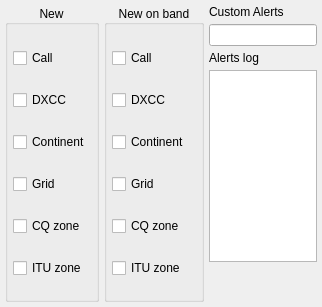
                     <widget class="QWidget" name="tab_5">
                      <attribute name="title">
                       <string>Alerts</string>
                      </attribute>
                      <layout class="QHBoxLayout" name="horizontalLayout_21">
                       <property name="spacing">
                        <number>5</number>
                       </property>
                       <property name="leftMargin">
                        <number>5</number>
                       </property>
                       <property name="topMargin">
                        <number>5</number>
                       </property>
                       <property name="rightMargin">
                        <number>5</number>
                       </property>
                       <property name="bottomMargin">
                        <number>5</number>
                       </property>
                       <item>
                        <widget class="QGroupBox" name="groupBox_4">
                         <property name="toolTip">
                          <string>&lt;html&gt;&lt;head/&gt;&lt;body&gt;&lt;p&gt;If a station calling CQ matches the selection, default windows notification sound will be played and the station details will be added to the Alerts log. &lt;/p&gt;&lt;/body&gt;&lt;/html&gt;</string>
                         </property>
                         <property name="title">
                          <string>New</string>
                         </property>
                         <property name="alignment">
                          <set>Qt::AlignCenter</set>
                         </property>
                         <layout class="QVBoxLayout" name="verticalLayout_16">
                          <property name="spacing">
                           <number>2</number>
                          </property>
                          <property name="leftMargin">
                           <number>5</number>
                          </property>
                          <property name="topMargin">
                           <number>3</number>
                          </property>
                          <property name="rightMargin">
                           <number>5</number>
                          </property>
                          <property name="bottomMargin">
                           <number>0</number>
                          </property>
                          <item>
                           <widget class="QCheckBox" name="cb_callB4_alert">
                            <property name="text">
                             <string>Call</string>
                            </property>
                           </widget>
                          </item>
                          <item>
                           <widget class="QCheckBox" name="cb_countryB4_alert">
                            <property name="text">
                             <string>DXCC</string>
                            </property>
                           </widget>
                          </item>
                          <item>
                           <widget class="QCheckBox" name="cb_continentB4_alert">
                            <property name="text">
                             <string>Continent</string>
                            </property>
                           </widget>
                          </item>
                          <item>
                           <widget class="QCheckBox" name="cb_gridB4_alert">
                            <property name="text">
                             <string>Grid</string>
                            </property>
                           </widget>
                          </item>
                          <item>
                           <widget class="QCheckBox" name="cb_CQZoneB4_alert">
                            <property name="text">
                             <string>CQ zone</string>
                            </property>
                           </widget>
                          </item>
                          <item>
                           <widget class="QCheckBox" name="cb_ITUZoneB4_alert">
                            <property name="text">
                             <string>ITU zone</string>
                            </property>
                           </widget>
                          </item>
                         </layout>
                        </widget>
                       </item>
                       <item>
                        <widget class="QGroupBox" name="groupBox_5">
                         <property name="toolTip">
                          <string>&lt;html&gt;&lt;head/&gt;&lt;body&gt;&lt;p&gt;If a station calling CQ matches the selection, default windows notification sound will be played and the station details will be added to the Alerts log. &lt;/p&gt;&lt;/body&gt;&lt;/html&gt;</string>
                         </property>
                         <property name="title">
                          <string>New on band</string>
                         </property>
                         <property name="alignment">
                          <set>Qt::AlignCenter</set>
                         </property>
                         <layout class="QVBoxLayout" name="verticalLayout_17">
                          <property name="spacing">
                           <number>2</number>
                          </property>
                          <property name="leftMargin">
                           <number>5</number>
                          </property>
                          <property name="topMargin">
                           <number>3</number>
                          </property>
                          <property name="rightMargin">
                           <number>5</number>
                          </property>
                          <property name="bottomMargin">
                           <number>0</number>
                          </property>
                          <item>
                           <widget class="QCheckBox" name="cb_callB4onBand_alert">
                            <property name="text">
                             <string>Call</string>
                            </property>
                           </widget>
                          </item>
                          <item>
                           <widget class="QCheckBox" name="cb_countryB4onBand_alert">
                            <property name="text">
                             <string>DXCC</string>
                            </property>
                           </widget>
                          </item>
                          <item>
                           <widget class="QCheckBox" name="cb_continentB4onBand_alert">
                            <property name="text">
                             <string>Continent</string>
                            </property>
                           </widget>
                          </item>
                          <item>
                           <widget class="QCheckBox" name="cb_gridB4onBand_alert">
                            <property name="text">
                             <string>Grid</string>
                            </property>
                           </widget>
                          </item>
                          <item>
                           <widget class="QCheckBox" name="cb_CQZoneB4onBand_alert">
                            <property name="text">
                             <string>CQ zone</string>
                            </property>
                           </widget>
                          </item>
                          <item>
                           <widget class="QCheckBox" name="cb_ITUZoneB4onBand_alert">
                            <property name="text">
                             <string>ITU zone</string>
                            </property>
                           </widget>
                          </item>
                         </layout>
                        </widget>
                       </item>
                       <item>
                        <layout class="QVBoxLayout" name="verticalLayout_19">
                         <item>
                          <widget class="QLabel" name="label_12">
                           <property name="text">
                            <string>Custom Alerts</string>
                           </property>
                          </widget>
                         </item>
                         <item>
                          <widget class="QLineEdit" name="le_CustomAlerts">
                           <property name="toolTip">
                            <string>&lt;html&gt;&lt;head/&gt;&lt;body&gt;&lt;p&gt;You can use this text area to define custom criteria for your alerts. &lt;/p&gt;&lt;p&gt;Comma separated strings entered here will be matched against the stations calling CQ.&lt;/p&gt;&lt;p&gt;These could be prefixes, suffixes or whole call signs.&lt;/p&gt;&lt;p&gt;&lt;span style=&quot; font-weight:600;&quot;&gt;Example: &lt;/span&gt;&lt;/p&gt;&lt;p&gt;SP,SQ,HF,2E0LXY,LXY&lt;/p&gt;&lt;p&gt;&lt;br/&gt;&lt;/p&gt;&lt;/body&gt;&lt;/html&gt;</string>
                           </property>
                          </widget>
                         </item>
                         <item>
                          <widget class="QLabel" name="label_5">
                           <property name="text">
                            <string>Alerts log</string>
                           </property>
                          </widget>
                         </item>
                         <item>
                          <widget class="QPlainTextEdit" name="pte_alerts">
                           <property name="sizePolicy">
                            <sizepolicy hsizetype="Ignored" vsizetype="Expanding">
                             <horstretch>0</horstretch>
                             <verstretch>0</verstretch>
                            </sizepolicy>
                           </property>
                           <property name="toolTip">
                            <string>&lt;html&gt;&lt;head/&gt;&lt;body&gt;&lt;p&gt;This text area will show all your alert history.&lt;/p&gt;&lt;/body&gt;&lt;/html&gt;</string>
                           </property>
                          </widget>
                         </item>
                         <item>
                          <spacer name="verticalSpacer_12">
                           <property name="orientation">
                            <enum>Qt::Vertical</enum>
                           </property>
                           <property name="sizeHint" stdset="0">
                            <size>
                             <width>20</width>
                             <height>40</height>
                            </size>
                           </property>
                          </spacer>
                         </item>
                        </layout>
                       </item>
                      </layout>
                     </widget>
